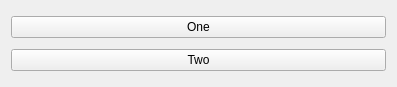
<?xml version="1.0" encoding="UTF-8"?>
<ui version="4.0">
 <class>Widget</class>
 <widget class="QWidget" name="Widget">
  <property name="geometry">
   <rect>
    <x>0</x>
    <y>0</y>
    <width>397</width>
    <height>87</height>
   </rect>
  </property>
  <property name="windowTitle">
   <string>Widget</string>
  </property>
  <layout class="QVBoxLayout" name="verticalLayout">
   <item>
    <widget class="QPushButton" name="pushButton">
     <property name="text">
      <string>One</string>
     </property>
    </widget>
   </item>
   <item>
    <widget class="QPushButton" name="pushButton_2">
     <property name="text">
      <string>Two</string>
     </property>
    </widget>
   </item>
  </layout>
 </widget>
 <resources/>
 <connections/>
</ui>
